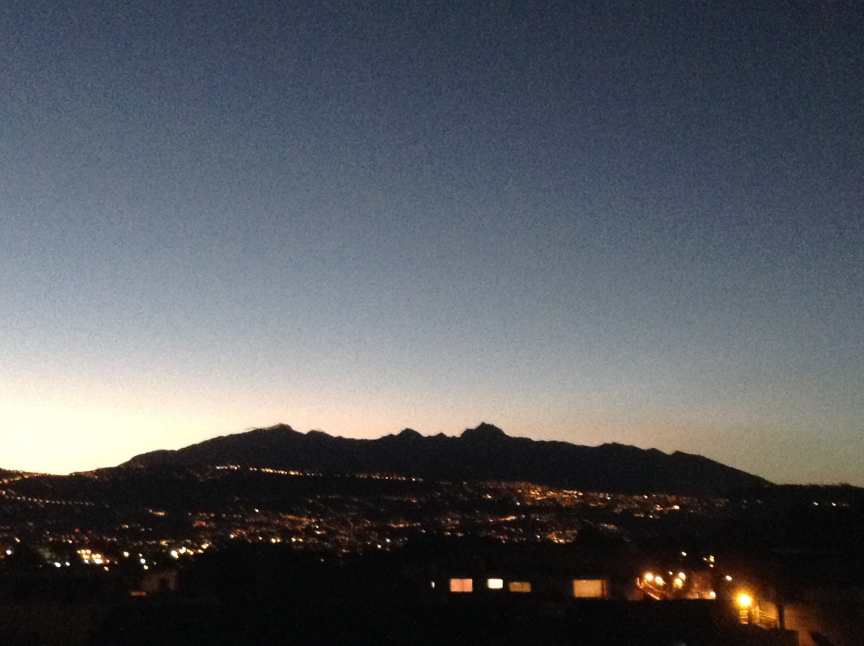
#> input picture Quito.jpg, 2592 x 1936 px (shown at 1/3 size)
$ python texto.py
#> lines starting #> are read from the running program, lines starting #| are printed output that depends on the picture
#Importar librería cv2
import cv2

#Leer imagen
img = cv2.imread('Quito.jpg')
#> img is the input picture: shape (1936, 2592, 3); mean B, G, R 93.4, 88.3, 85.7

#Características del texto
texto = "Quito"
ubicacion = (200,700)
font = cv2.FONT_HERSHEY_TRIPLEX
tamañoLetra = 25
colorLetra = (221,82,196)
grosorLetra = 10

#Escribir texto
cv2.putText(img, texto, ubicacion, font, tamañoLetra, colorLetra, grosorLetra)
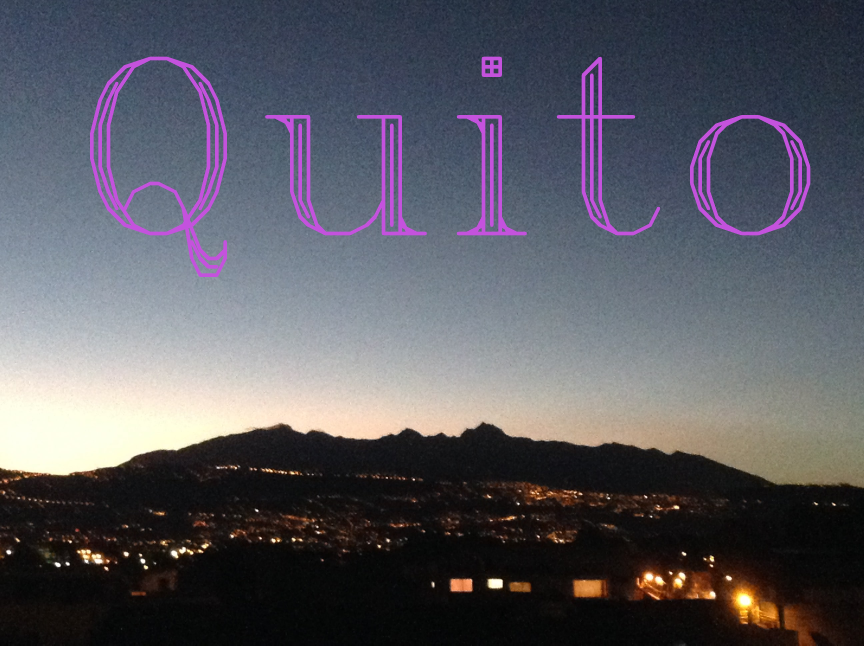
#> img: shape (1936, 2592, 3) (shown at 1/3 size); mean B, G, R 96.6, 88, 89

#Guardar imagen
cv2.imwrite('textoQuito.jpg', img)

#Mostrar imagen
cv2.imshow('imagen',img)
cv2.waitKey(0)
cv2.destroyAllWindows()
